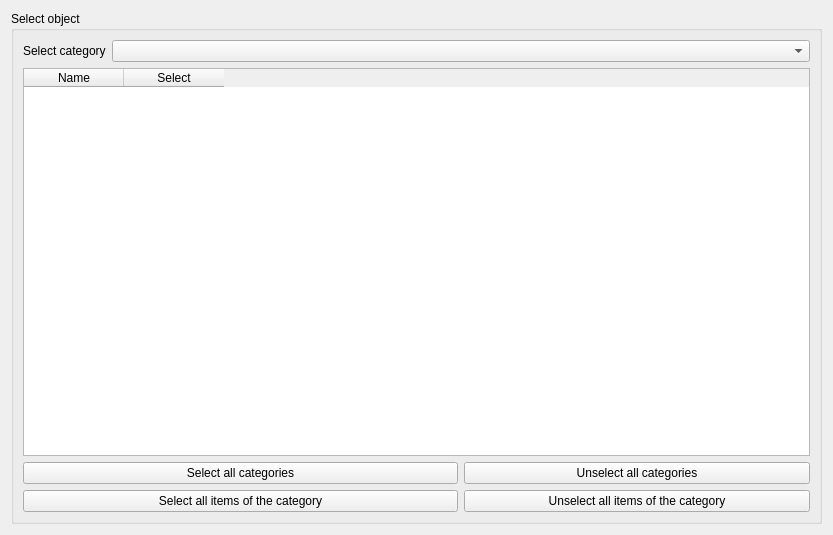
<?xml version="1.0" encoding="UTF-8"?>
<ui version="4.0">
 <class>object_detect_algo_widget</class>
 <widget class="QWidget" name="object_detect_algo_widget">
  <property name="geometry">
   <rect>
    <x>0</x>
    <y>0</y>
    <width>833</width>
    <height>535</height>
   </rect>
  </property>
  <property name="windowTitle">
   <string>Form</string>
  </property>
  <layout class="QVBoxLayout" name="verticalLayout">
   <item>
    <widget class="QGroupBox" name="groupBox">
     <property name="title">
      <string>Select object</string>
     </property>
     <layout class="QGridLayout" name="gridLayout">
      <item row="0" column="0">
       <widget class="QLabel" name="label">
        <property name="sizePolicy">
         <sizepolicy hsizetype="Maximum" vsizetype="Preferred">
          <horstretch>0</horstretch>
          <verstretch>0</verstretch>
         </sizepolicy>
        </property>
        <property name="text">
         <string>Select category</string>
        </property>
       </widget>
      </item>
      <item row="0" column="1" colspan="2">
       <widget class="QComboBox" name="comboBoxSelectCategory"/>
      </item>
      <item row="1" column="0" colspan="3">
       <widget class="QTableWidget" name="tableWidget">
        <column>
         <property name="text">
          <string>Name</string>
         </property>
        </column>
        <column>
         <property name="text">
          <string>Select</string>
         </property>
        </column>
       </widget>
      </item>
      <item row="2" column="0" colspan="2">
       <widget class="QPushButton" name="pushButtonSelectAllCategories">
        <property name="text">
         <string>Select all categories</string>
        </property>
       </widget>
      </item>
      <item row="2" column="2">
       <widget class="QPushButton" name="pushButtonUnSelectAllCategories">
        <property name="text">
         <string>Unselect all categories</string>
        </property>
       </widget>
      </item>
      <item row="3" column="0" colspan="2">
       <widget class="QPushButton" name="pushButtonSelectAllItemsOfTheCategory">
        <property name="text">
         <string>Select all items of the category</string>
        </property>
       </widget>
      </item>
      <item row="3" column="2">
       <widget class="QPushButton" name="pushButtonUnSelectAllItemsOfTheCategory">
        <property name="text">
         <string>Unselect all items of the category</string>
        </property>
       </widget>
      </item>
     </layout>
    </widget>
   </item>
  </layout>
 </widget>
 <resources/>
 <connections/>
</ui>
